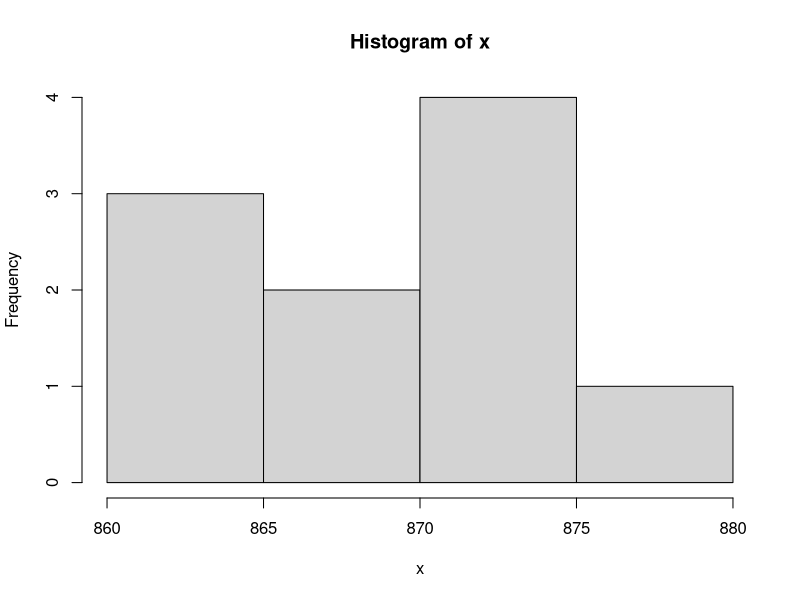

The R source for this figure:
# Zadanie 1
x <- c(862, 870, 876, 866, 871, 865, 861, 873, 871, 872)
# założenie normalności?
hist(x)
shapiro.test(x)
p_value <- 0.5459
alpha <- 0.05  # poziom istotności
if (p_value <= alpha) {
  print("odrzucamy H0 na korzyść H1")
} else {
  print("brak podstaw do odrzucenia H0")
}
# H0: noraność
# H0: mu = 870
# H1: mu < 870
mean(x)
t.test(x, mu = 870, alernative = "less")

wilcox.test(x, m = 870, alternative = "greater")